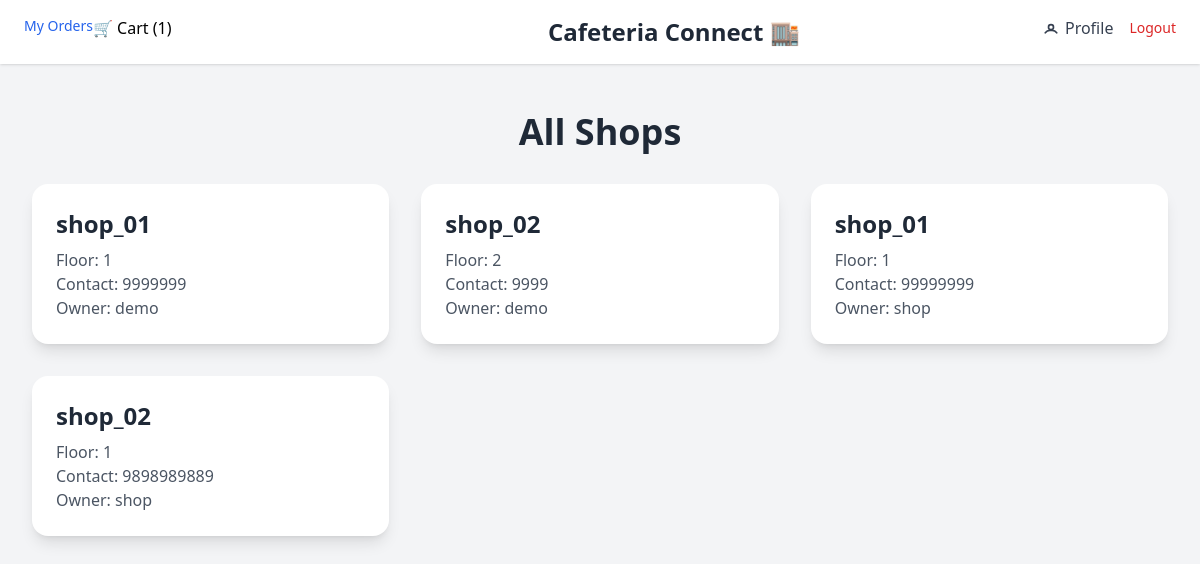
Page /shops/ (signed in) on the committed database.
### shops/models.py (models this page shows, shortened)
class Shop(models.Model):
    owner = models.ForeignKey(User, on_delete=models.CASCADE)
    name = models.CharField(max_length=100)
    floor = models.IntegerField()
    contact = models.CharField(max_length=15)

### core/models.py (models this page shows, shortened)
class User(AbstractUser):
    ROLE_CHOICES = (
        ('user', 'Customer'),
        ('shopkeeper', 'Shop Owner'),
        ('admin', 'Admin'),
    )
    is_shopkeeper = models.BooleanField(default=False)
    role = models.CharField(max_length=10, choices=ROLE_CHOICES, default='user')

### shops/views.py (the view)
# urls.py: path('', views.shop_list, name='shop-list'),
@login_required
def shop_list(request):
    user = request.user
    is_shopkeeper = user.role == 'shopkeeper' or False
    if is_shopkeeper:
        shops = Shop.objects.filter(owner=user)
    else:
        shops = Shop.objects.all()
    return render(request, 'shop_list.html', {'shops': shops, 'is_shopkeeper': is_shopkeeper})

### cart/context_processors.py (called while the page is built)
def cart_item_count(request):
    count = 0
    current_cart = None
    if request.user.is_authenticated:
        current_cart = Cart.objects.filter(user=request.user).last()
        if current_cart:
            count = current_cart.items.count()
    return {
        "cart_item_count": count,
        "current_cart": current_cart,
    }

### templates/shop_list.html (shortened to what this page needs)
{% extends 'base.html' %}
{% block content %}
  <div class="max-w-7xl mx-auto px-4 sm:px-6 lg:px-8 py-12">
    <h2 class="text-4xl font-bold text-gray-800 mb-8 text-center">All Shops</h2>
    <div class="grid grid-cols-1 sm:grid-cols-2 md:grid-cols-3 gap-8">
      {% for shop in shops %}
        <a href="{% url 'product-list' shop.id %}" class="block bg-white rounded-2xl shadow-lg p-6 hover:shadow-xl hover:ring-2 hover:ring-blue-300 transition-all duration-300">
          <h2 class="text-2xl font-semibold text-gray-800">{{ shop.name }}</h2>
          <p class="text-gray-600 mt-2"><span class="font-medium">Floor:</span> {{ shop.floor }}</p>
          <p class="text-gray-600"><span class="font-medium">Contact:</span> {{ shop.contact }}</p>
          <p class="text-gray-600"><span class="font-medium">Owner:</span> {{ shop.owner.username }}</p>
        </a>
      {% empty %}
        <p class="text-gray-500 col-span-full text-center text-lg">No shops added yet.</p>
      {% endfor %}
    </div>
  </div>
{% endblock %}

### rows in the picture
Shop: name "shop_01", floor "1", contact "9999999", owner.username "demo"
Shop: name "shop_02", floor "2", contact "9999", owner.username "demo"
Shop: name "shop_01", floor "1", contact "99999999", owner.username "shop"
Shop: name "shop_02", floor "1", contact "9898989889", owner.username "shop"

### other values in the picture
{{ cart_item_count }} "1"
